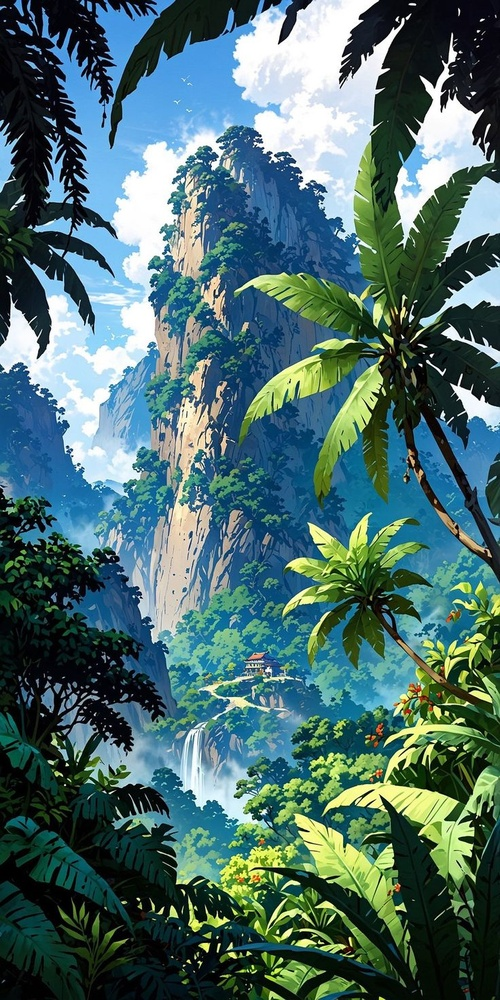
#> input picture Pertemuan 11/Landscape_Mount.jpeg, 500 x 1000 px, shrunk from 736 x 1472 before the run
$ python Modul11-3.py   (older library calls are emulated)
#> lines starting #> are read from the running program, lines starting #| are printed output that depends on the picture; long printed decimals are rounded
import cv2
import numpy as np
from skimage.feature import graycomatrix, graycoprops

# Baca citra grayscale
image = cv2.imread('Landscape_Mount.jpeg', cv2.IMREAD_GRAYSCALE)
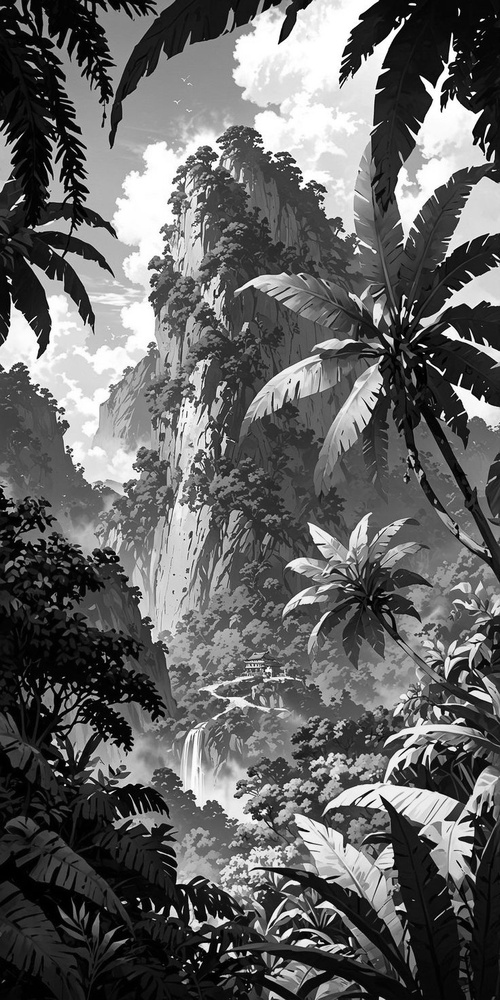
#> image: shape (1000, 500); min 0, max 255, mean 99.6

# Hitung GLCM
glcm = graycomatrix(image, distances=[1], angles=[0], levels=256, symmetric=True, normed=True)

# Ekstrak fitur tekstur
contrast = graycoprops(glcm, 'contrast')[0, 0]
#> contrast = 860.1
energy = graycoprops(glcm, 'energy')[0, 0]
#> energy = 0.0178
homogeneity = graycoprops(glcm, 'homogeneity')[0, 0]
#> homogeneity = 0.211
correlation = graycoprops(glcm, 'correlation')[0, 0]
#> correlation = 0.929

# Tampilkan hasil fitur
print(f'Contrast: {contrast}')
#| Contrast: 860.124
print(f'Energy: {energy}')
#| Energy: 0.01777
print(f'Homogeneity: {homogeneity}')
#| Homogeneity: 0.2111
print(f'Correlation: {correlation}')
#| Correlation: 0.9294

$ run again, with Pertemuan 11/Pertemuan11-1 Sobel X.png saved as Pertemuan 11/Landscape_Mount.jpeg
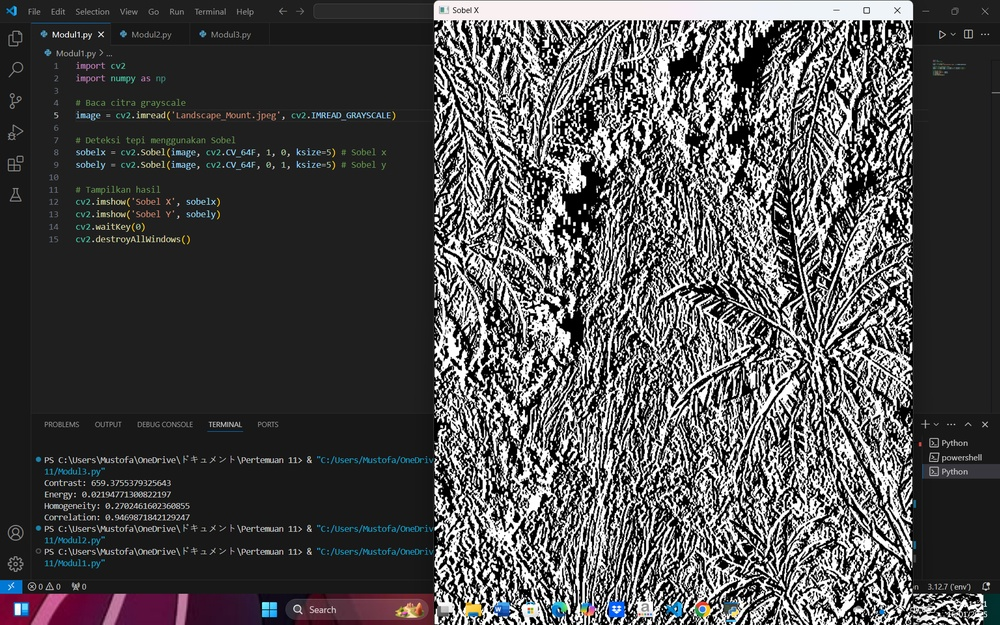
#> input picture Pertemuan 11/Pertemuan11-1 Sobel X.png, 1000 x 625 px, shrunk from 1920 x 1200 before the run
#> `image = cv2.imread('Landscape_Mount.jpeg', cv2.IMREAD_GRAYSCALE)`:
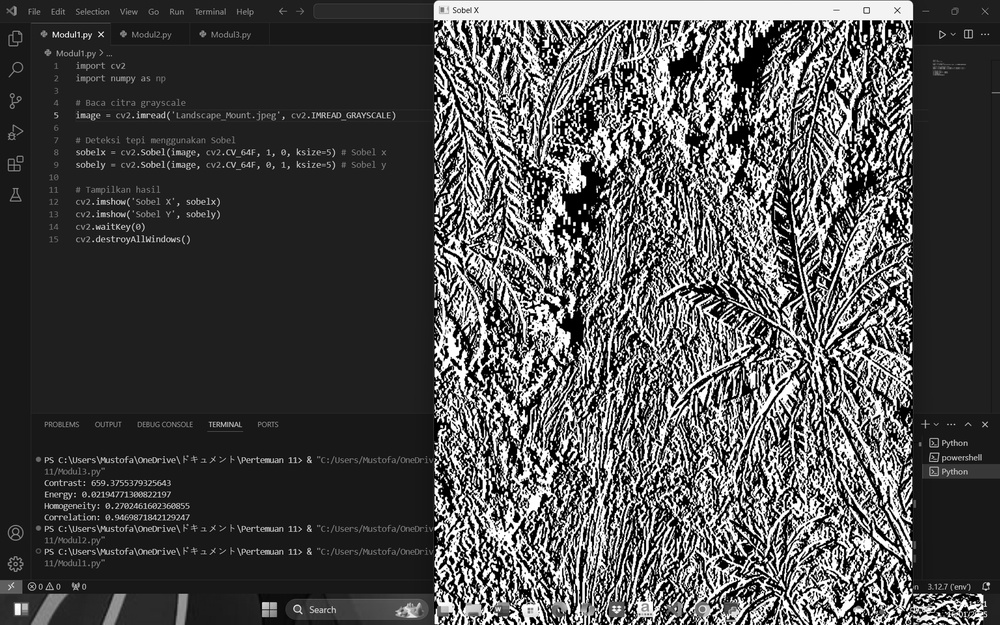
#> image: shape (625, 1000); min 0, max 255, mean 77.9
#> contrast = 4853.4
#> energy = 0.238
#> homogeneity = 0.441
#> correlation = 0.665
#| Contrast: 4853.368
#| Energy: 0.2382
#| Homogeneity: 0.4412
#| Correlation: 0.6648

$ run again, with Pertemuan 11/Pertemuan11-1 Sobel Y.png saved as Pertemuan 11/Landscape_Mount.jpeg
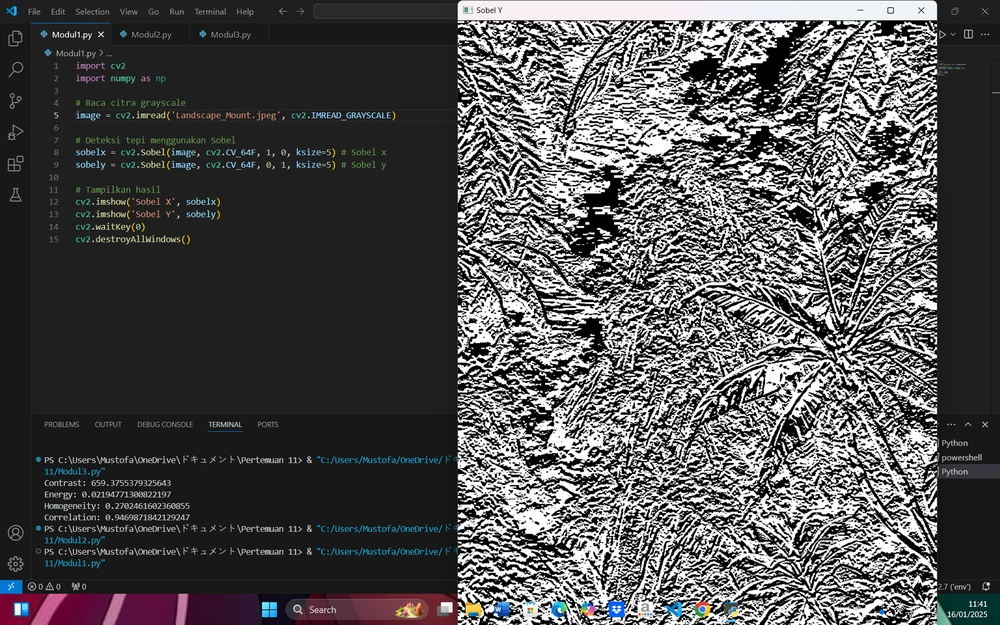
#> input picture Pertemuan 11/Pertemuan11-1 Sobel Y.png, 1000 x 625 px, shrunk from 1920 x 1200 before the run
#> `image = cv2.imread('Landscape_Mount.jpeg', cv2.IMREAD_GRAYSCALE)`:
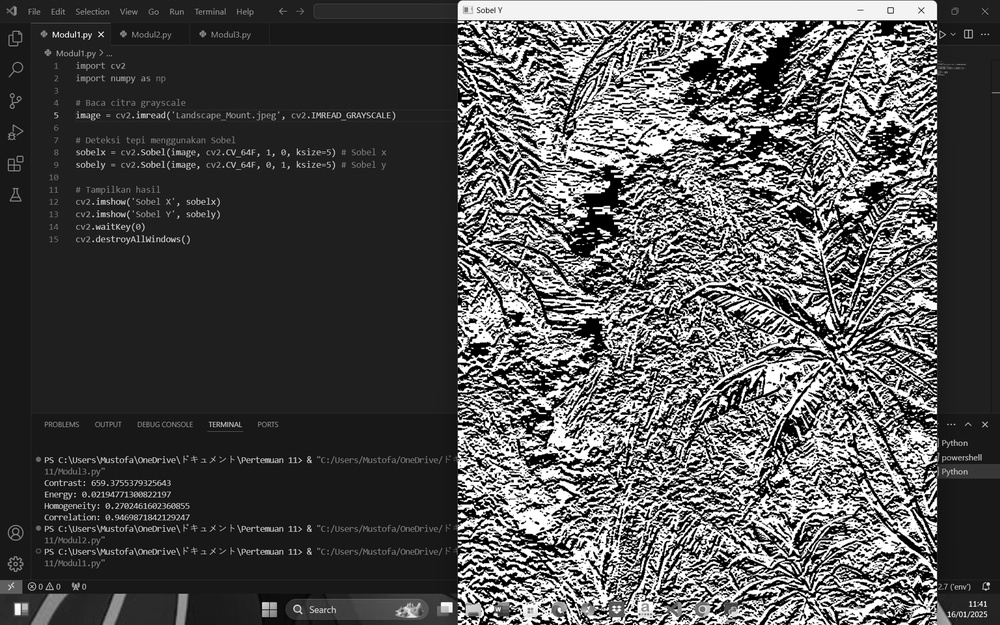
#> image: shape (625, 1000); min 0, max 255, mean 81.5
#> contrast = 2810.1
#> energy = 0.24
#> homogeneity = 0.468
#> correlation = 0.815
#| Contrast: 2810.119
#| Energy: 0.2398
#| Homogeneity: 0.468
#| Correlation: 0.8154
